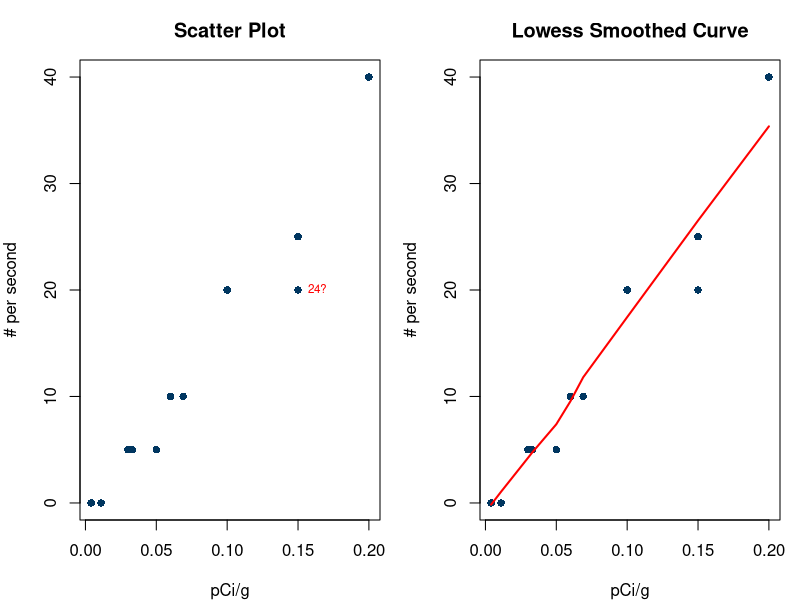
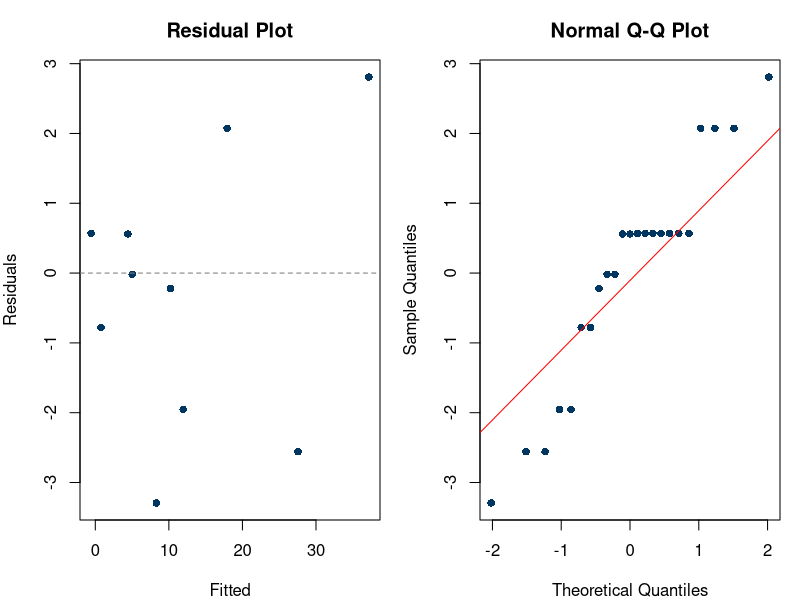

Write the R code that produced these figures, in order. (Note: this script raises an error after producing the figures.)
## ---- chunk 1
#| echo: true
#| eval: true
plutonium <- data.frame(
  x = c(0.150, 0.004, 0.069, 0.030, 0.011, 0.004, 0.050, 0.033, 0.060, 0.100,
         0.200, 0.150, 0.004, 0.100, 0.069, 0.011, 0.150, 0.100, 0.033, 0.004,
         0.004, 0.004, 0.030, 0.004),
  y = c(20,  0,  10,  5,  0,  0,  5,  5,  10,  20,
         40,  25,  0,  20,  10,  0,  25,  20,  5,  0,
          0,  0,   5,   0)
)
head(plutonium)
## ---- chunk 2
#| echo: true
#| eval: true
#| fig-width: 8
#| fig-height: 3.5
par(mfrow = c(1, 2), mar = c(4, 4, 3, 1))
plot(plutonium$x, plutonium$y, xlab = "pCi/g", ylab = "# per second",
     main = "Scatter Plot", pch = 16, col = "#003660")
text(0.150, 20, "24?", pos = 4, cex = 0.7, col = "red")

plot(plutonium$x, plutonium$y, xlab = "pCi/g", ylab = "# per second",
     main = "Lowess Smoothed Curve", pch = 16, col = "#003660")
lines(lowess(plutonium$x, plutonium$y), col = "red", lwd = 2)
## ---- chunk 3
#| echo: true
#| eval: true
# Remove the outlier (observation with x=0.150, y=20 — the first row, index 1)
plut <- plutonium[-1, ]

fit1 <- lm(y ~ x, data = plut)
summary(fit1)
## ---- chunk 4
#| echo: true
#| eval: true
#| fig-width: 8
#| fig-height: 3.5
par(mfrow = c(1, 2), mar = c(4, 4, 3, 1))
plot(fitted(fit1), residuals(fit1), xlab = "Fitted", ylab = "Residuals",
     main = "Residual Plot", pch = 16, col = "#003660")
abline(h = 0, lty = 2, col = "gray50")
qqnorm(residuals(fit1), main = "Normal Q-Q Plot", pch = 16, col = "#003660")
qqline(residuals(fit1), col = "red")
## ---- chunk 5
#| echo: true
#| eval: true
#| fig-width: 6
#| fig-height: 3.5
library(MASS)
boxcox(formula(fit1), lambda = seq(0, 1, len = 20))
## ---- chunk 6
#| echo: true
#| eval: true
plut$yp <- sqrt(plut$y)
fit2 <- lm(yp ~ x, data = plut)
summary(fit2)
## ---- chunk 7
#| echo: true
#| eval: true
#| fig-width: 8
#| fig-height: 3.5
par(mfrow = c(1, 2), mar = c(4, 4, 3, 1))
plot(fitted(fit2), residuals(fit2), xlab = "Fitted", ylab = "Residuals",
     main = "Residual Plot (sqrt Y)", pch = 16, col = "#003660")
abline(h = 0, lty = 2, col = "gray50")
qqnorm(residuals(fit2), main = "Normal Q-Q Plot", pch = 16, col = "#003660")
qqline(residuals(fit2), col = "red")
